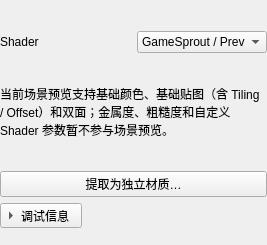
<?xml version='1.0' encoding='UTF-8'?>
<ui version="4.0">
  <class>MaterialInspectorForm</class>
  <widget class="QWidget" name="MaterialInspectorForm">
    <layout class="QVBoxLayout" name="mainLayout">
      <property name="leftMargin">
        <number>0</number>
      </property>
      <property name="rightMargin">
        <number>0</number>
      </property>
      <item>
        <widget class="QLabel" name="materialStatusLabel">
          <property name="textFormat">
            <enum>Qt::PlainText</enum>
          </property>
          <property name="wordWrap">
            <bool>true</bool>
          </property>
        </widget>
      </item>
      <item>
        <layout class="QHBoxLayout" name="shaderLayout">
          <item>
            <widget class="QLabel" name="shaderLabel">
              <property name="text">
                <string>Shader</string>
              </property>
              <property name="wordWrap">
                <bool>true</bool>
              </property>
            </widget>
          </item>
          <item>
            <widget class="QComboBox" name="shaderModeCombo">
              <item>
                <property name="text">
                  <string>GameSprout / Preview</string>
                </property>
              </item>
              <item>
                <property name="text">
                  <string>自定义 Shader</string>
                </property>
              </item>
              <property name="sizePolicy">
                <sizepolicy hsizetype="Ignored" vsizetype="Preferred">
                  <horstretch>0</horstretch>
                  <verstretch>0</verstretch>
                </sizepolicy>
              </property>
              <property name="minimumSize">
                <size>
                  <width>96</width>
                  <height>0</height>
                </size>
              </property>
            </widget>
          </item>
        </layout>
      </item>
      <item>
        <widget class="ResourceField" name="shaderResource" />
      </item>
      <item>
        <widget class="QLabel" name="shaderNameLabel">
          <property name="textFormat">
            <enum>Qt::PlainText</enum>
          </property>
          <property name="wordWrap">
            <bool>true</bool>
          </property>
        </widget>
      </item>
      <item>
        <widget class="QLabel" name="previewNoteLabel">
          <property name="text">
            <string>当前场景预览支持基础颜色、基础贴图（含 Tiling / Offset）和双面；金属度、粗糙度和自定义 Shader 参数暂不参与场景预览。</string>
          </property>
          <property name="wordWrap">
            <bool>true</bool>
          </property>
        </widget>
      </item>
      <item>
        <widget class="QLabel" name="materialErrorLabel">
          <property name="textFormat">
            <enum>Qt::PlainText</enum>
          </property>
          <property name="wordWrap">
            <bool>true</bool>
          </property>
        </widget>
      </item>
      <item>
        <widget class="QWidget" name="propertyHost">
          <layout class="QVBoxLayout" name="propertyLayout">
            <property name="leftMargin">
              <number>0</number>
            </property>
            <property name="topMargin">
              <number>0</number>
            </property>
            <property name="rightMargin">
              <number>0</number>
            </property>
            <property name="bottomMargin">
              <number>0</number>
            </property>
          </layout>
        </widget>
      </item>
      <item>
        <widget class="QPushButton" name="extractMaterialButton">
          <property name="text">
            <string>提取为独立材质…</string>
          </property>
        </widget>
      </item>
      <item>
        <widget class="QToolButton" name="debugToggle">
          <property name="text">
            <string>调试信息</string>
          </property>
          <property name="checkable">
            <bool>true</bool>
          </property>
          <property name="arrowType">
            <enum>Qt::RightArrow</enum>
          </property>
          <property name="toolButtonStyle">
            <enum>Qt::ToolButtonTextBesideIcon</enum>
          </property>
        </widget>
      </item>
      <item>
        <widget class="AssetInfoInspector" name="debugInfo" />
      </item>
      <item>
        <spacer name="bottomSpace">
          <property name="orientation">
            <enum>Qt::Vertical</enum>
          </property>
          <property name="sizeType">
            <enum>QSizePolicy::Expanding</enum>
          </property>
          <property name="sizeHint" stdset="0">
            <size>
              <width>0</width>
              <height>0</height>
            </size>
          </property>
        </spacer>
      </item>
    </layout>
  </widget>
  <customwidgets>
    <customwidget>
      <class>ResourceField</class>
      <extends>QWidget</extends>
      <header>ResourceField.h</header>
      <container>1</container>
    </customwidget>
    <customwidget>
      <class>AssetInfoInspector</class>
      <extends>QWidget</extends>
      <header>AssetInfoInspector.h</header>
      <container>1</container>
    </customwidget>
  </customwidgets>
  <resources />
  <connections />
</ui>
